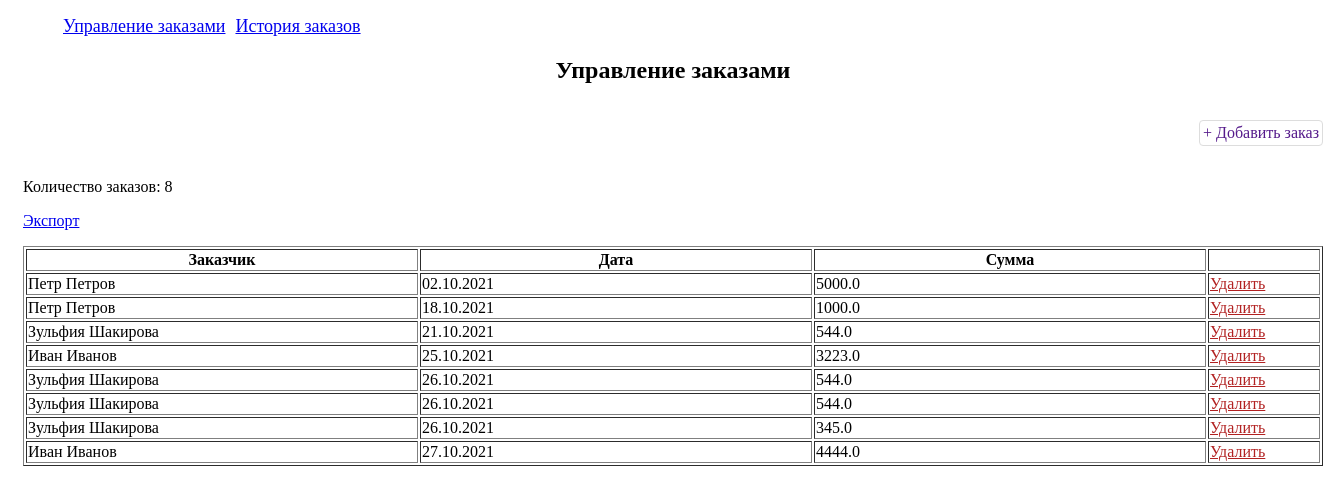
The app's page / (signed in) with its own data.
### orders_app/models.py (models this page shows)
class Order(models.Model):
    user = models.ForeignKey(User, verbose_name = 'Заказчик', on_delete=models.SET_NULL, null=True, related_name = 'orders')
    summ = models.FloatField(verbose_name = 'Сумма')
    date = models.DateTimeField(verbose_name = 'Дата заказа', auto_now_add=True)
    class Meta:
        verbose_name = 'Заказ'

### orders_app/views.py (the view)
# urls.py: path('', views.orders, name='orders'),
@login_required(login_url='/orders/all/')
def orders(request):
    template = 'orders.html'
    orders = Order.objects.order_by('date')
    form = OrderForm()
    return render(request, template, { 'orders':orders, 'form':form,})

### orders_app/models.py (called while the page is built)
    def get_queryset(self):
        return super(ActiveUsersOnlyManager, self).get_queryset().filter(is_active=True)

    def __str__(self):
        return '%s %s' % (self.last_name, self.first_name)

### orders_app/templates/orders.html (shortened to what this page needs)
{% extends "base.html" %}
{% block content %}
    <h2>Управление заказами </h2>
	<p class="btn"><a href=""  onclick="javascript:event.preventDefault();return add_order()"  class="">+ Добавить заказ</a></p>
  <div class="content">
  <p>Количество заказов: {{orders.count}}</p>
  <p><a href="{% url 'orders_app:export_data'%}" target="_blank">Экспорт</a><p>
    <table border="1" width="100%" id="order_table">
        <col width="10%" />
        <col width="10%" />
        <col width="10%" />
        <col width="2%" />
      <thead>
        <tr>
		  <th>Заказчик</th>
		  <th>Дата</th>
          <th>Сумма </th>
          <th></th>
        </tr>
      </thead>
      <tbody>
		{% for i in orders %}
        <tr id='row{{i.id}}' class="">
		  <td align='left' id="user{{i.id}}">{{i.user.get_full_name}}</td>
          <td align='left' id="date{{i.id}}">{{i.date|date:'d.m.Y'}}</td>
          <td align='left' id="summ{{i.id}}">{{i.summ}}</td>
          <td><a class="red_btn" href="" onclick="javascript:event.preventDefault();delete_order({{i.id}});">Удалить</a></td>
		</tr>
		{% empty %}
		<tr>
		  <td align='center' colspan="8">Текущих заказов не найдено</td>
		</tr>
		{% endfor %}
      </tbody>
    </div>
{% endblock %}

### orders_app/templates/base.html (shortened to what this page needs)
<!DOCTYPE html>
<html lang="ru">
  <head>
	{% load static %}
    <link href="/static/css/styles.css" rel="stylesheet">
  </head>
  <body>
    <div class="cont">
    <div class="menu col-xs-8">
        <ul>
            {% if request.user.is_authenticated %}
            <li>
                <a href="{% url 'orders_app:orders'%}">
                    Управление заказами
                </a>
            </li>
            {% endif %}
            <li>
                <a href="{% url 'orders_app:all_orders'%}">
                    <div class="menu-title">
                        История заказов
                    </div>
                </a>
            </li>
    </div>
 <div class="maincontent" style="" >
    <div class="">
    {% block content %}{% endblock %}
    </div>
  </div>
  </div>
  </body>
</html>

### static/css/styles.css (style rules this page uses)
.cont { min-width: 1300px !important; max-width: 100%; margin: 15px; }
ul li { list-style:none; float: left; margin-right: 10px; font-size: 18px; text-align: center; }
.maincontent h2, #new_order h4 { text-align: center; }
.btn { padding: 3px; border-radius: 4px; border: 1px solid #ddd; float: right; }
.btn a { text-decoration: none; }
a.red_btn { color:#B22222; }

### records on screen
Order: user.get_full_name "Петр Петров", date "02.10.2021", summ "5000.0"
Order: user.get_full_name "Петр Петров", date "18.10.2021", summ "1000.0"
Order: user.get_full_name "Зульфия Шакирова", date "21.10.2021", summ "544.0"
Order: user.get_full_name "Иван Иванов", date "25.10.2021", summ "3223.0"
Order: user.get_full_name "Зульфия Шакирова", date "26.10.2021", summ "544.0"
Order: user.get_full_name "Зульфия Шакирова", date "26.10.2021", summ "544.0"
Order: user.get_full_name "Зульфия Шакирова", date "26.10.2021", summ "345.0"
Order: user.get_full_name "Иван Иванов", date "27.10.2021", summ "4444.0"

### other values on screen
{{ orders.count }} "8"
